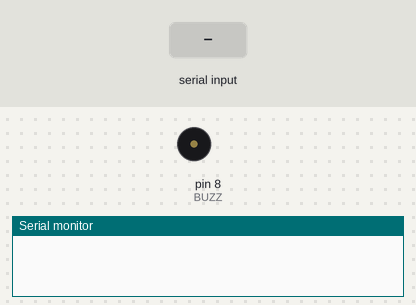
This sketch was run on a simulated Arduino Uno, built with avr-gcc and run on an emulated ATmega328P. On the bench: buzzer (waves = sounding, pin HIGH), the last lines printed to the serial monitor. The inputs (shaded band) are chosen by the test bench.

Above: at 1.2 s.
1.3 s: "180001493565" received over Serial
At 1.6 s:
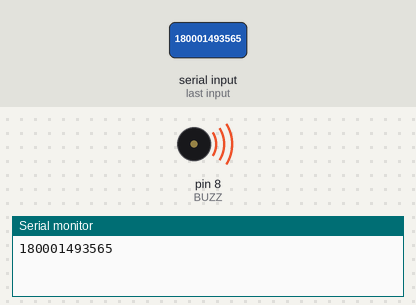
2.8 s: "1300711F7508" received over Serial
At 3.9 s:
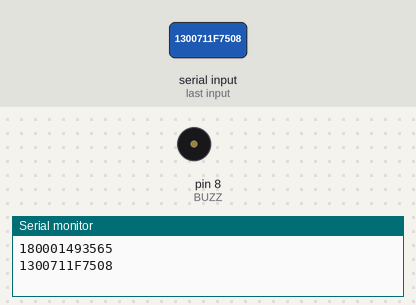
Timing chart, 0 to 5.8 s (numbered marks = the images above; inputs shaded):
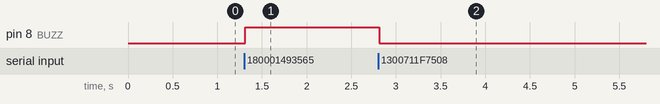

The sketch:

em18_readval_uid.ino
```cpp
boolean stringComplete = false;
String inputString = "";
int n = 0;
#define BUZZ 8


void setup() {
  Serial.begin(9600);
  pinMode(BUZZ,OUTPUT);
  inputString.reserve(200);
}

void loop() {
  if(stringComplete){
    Serial.println(inputString);
    if(inputString.equals("180001493565")){//A
      digitalWrite(BUZZ,HIGH);
    }
    if(inputString.equals("1300711F7508")){//B
      digitalWrite(BUZZ,LOW);
    }

    stringComplete = false;
    inputString = "";
  }
}

void serialEvent(){
  while(Serial.available()){
    n++;
    char inChar = (char) Serial.read();
    inputString += inChar;
    if(n>=12){
      n=0;
      stringComplete = true;
    }
  }
}
```

Measured:
- after the input at 1.3 s, pin 8 (BUZZ): LOW → HIGH at once
- after the input at 2.8 s, pin 8 (BUZZ): HIGH → LOW at once
